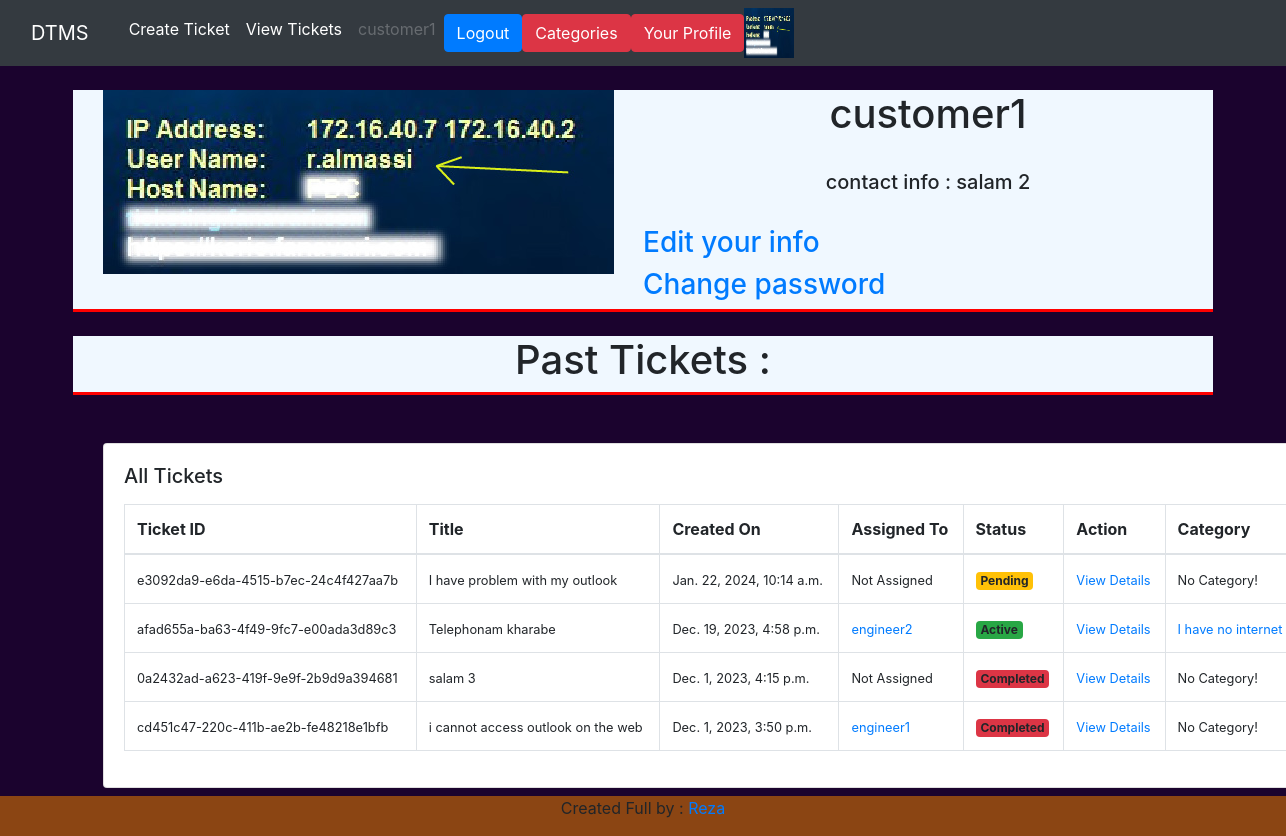
Page /accounts/customer1 (signed in) on the earlier database version.
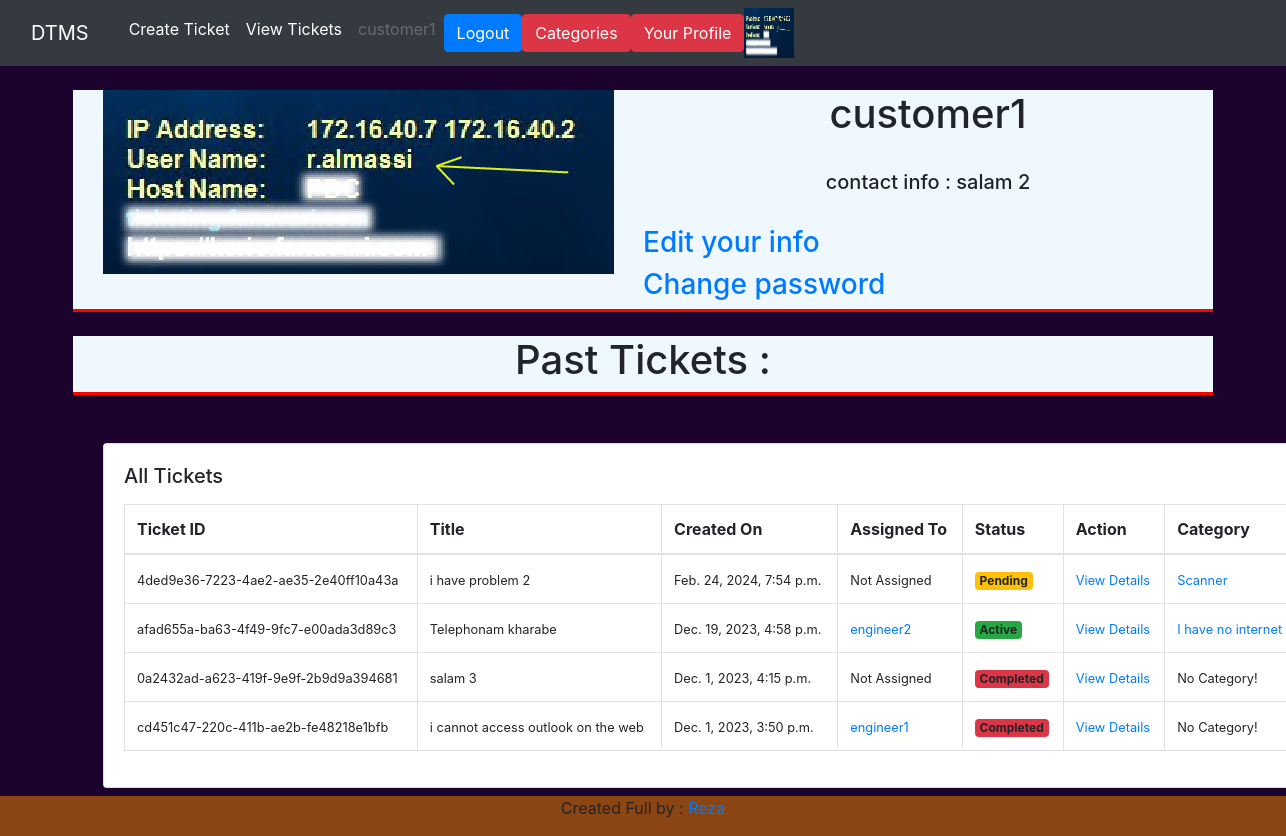
Same page on the later database version.
### users/models.py (models this page shows)
class User(AbstractUser):
    mode_choices = (
        ('engineer' , 'engineer'),
        ('customer', 'customer'),
    )
    is_customer = models.BooleanField(default=False)
    is_engineer = models.BooleanField(default=False)
    site = models.ForeignKey(Site ,on_delete=models.DO_NOTHING, null=True , blank=True)
    ssites = models.ManyToManyField(Site, related_name='ssites')
    contact = models.CharField(max_length=200,null=True , blank=True)
    image = models.ImageField(upload_to='profilepics', blank=True , null=True)
    def __str__(self) :
        return self.username

### ticket/models.py (models this page shows, shortened)
class Ticket(models.Model):
    status_choices = (
        ('Active' , 'Active'),
        ('Completed', 'Completed'),
        ('Pending' , 'Pending'),
    )
    mode_choices = (
        ('Incident' , 'Incident'),
        ('New Service', 'New Service'),
    )
    number = models.UUIDField(default=uuid.uuid4)
    title = models.CharField(max_length=100)
    description = models.TextField()
    created_by = models.ForeignKey(User, on_delete=models.CASCADE , related_name='created_by')
    date_created = models.DateTimeField(auto_now_add=True)
    assigned_to = models.ForeignKey(User, on_delete=models.SET_NULL, null=True , blank=True)
    is_resolved = models.BooleanField(default=False)
    accepted_date = models.DateTimeField(null=True, blank=True)
    closed_date = models.DateTimeField(null=True , blank=True)
    ticket_status = models.CharField(max_length=15 , choices=status_choices)
    solver = models.ForeignKey(User , related_name='solver',on_delete=models.SET_NULL, null=True , blank=True )
    site = models.ForeignKey(Site ,on_delete=models.SET_NULL, null=True , blank=True )
    category = models.ForeignKey(Category ,on_delete=models.SET_NULL, null=True , blank=True )
    solution = models.ForeignKey(Solution , on_delete=models.SET_NULL, null=True , blank=True)

### solutions/models.py (models this page shows, shortened)
class Category(models.Model):
    title = models.CharField(max_length=100, unique=True)
    description = models.TextField()
    date_created = models.DateTimeField(auto_now_add=True)
    slug = models.SlugField(max_length=255, unique=True , blank=True , null=True)
    parent = models.ForeignKey("self" , on_delete=models.CASCADE,  blank=True , null=True )
    class Meta :
        ordering = ('title',)
        verbose_name_plural = 'Categories'
    def __str__(self) :
        return self.title

### users/views.py (the view)
# urls.py: 2. Add a URL to urlpatterns:  path('', views.home, name='home')
@login_required
def home(request , slug):
    user = get_object_or_404(User , username=slug)
    tickets = Ticket.objects.filter(created_by = user).order_by('-date_created')
    friends = User.objects.filter(is_engineer = True).exclude(username = slug)
    solutions = Solution.objects.filter(owner = user)
    return render(request , 'users/home_customer.html' , {
        'user' : user,
        'friends': friends,
        'solutions' : solutions,
        'tickets' : tickets,
    })

### templates/users/home_customer.html (shortened to what this page needs)
{% extends 'base.html' %}
{% load widget_tweaks %}
{% block content %}
    <div class="row" style="text-align: center; border-bottom: solid red; background-color: aliceblue;">
        <div class="col-md-6">
            {% if user.image %}
            <img src="{{ user.image.url }}" class="rounded-xl" />
            {% else %}
            <h1 style="color: red;">
                No Profile Picture!
            </h1>
            {% endif %}
        </div>
        <div class="col-md-6">
            <h1>
                {{ user.username }}
            </h1>
            <br>
            <h5>
                contact info : {{ user.contact }}
            </h5>
            <br>
            {% if request.user == user %}
                <div class="row">
                    <h3>
                        <a href="{% url 'update-profile' %}">
                            Edit your info
                        </a>
                    </h3>
                </div>
                <div class="row">
                    <h3>
                        <a href="{% url 'update-password' %}">
                            Change password
                        </a>
                    </h3>
                </div>
            {% endif %}
        </div>
    </div>
    {% if user.is_customer %}
        <br>
        <div class="row" style="text-align: center; border-bottom: solid red; background-color: aliceblue;">
            <div class="col-md-12">
                <h1 style="background-color: aliceblue;">
                    Past Tickets :
                </h1>
            </div>
        </div>
        <div class="container mt-5">
            <div class="card mx-auto" style="width: 76rem;">
                <div class="card-body">
                    <h5 class="card-title mb-3">All Tickets</h5>
                    <table class="table table-bordered">
                        <thead>
                            <tr>
                                <th scope="col">Ticket ID</th>
                                <th scope="col">Title</th>
                                <th scope="col">Created On</th>
                                <th scope="col">Assigned To</th>
                                <th scope="col">Status</th>
                                <th scope="col">Action</th>
                                <th scope="col">Category</th>
                            </tr>
                        </thead>
                        <tbody>
                            {% for ticket in tickets %}
                                <tr>
                                    <td><small>{{ ticket.number }}</small></td>
                                    <td><small>{{ ticket.title }}</small></td>
                                    <td><small>{{ ticket.date_created }}</small></td>
                                    {% if ticket.assigned_to %}
                                        <td><small><a href="{% url 'home' ticket.assigned_to.username %}">{{ ticket.assigned_to }}</a></small></td>
                                    {% else %}
                                        <td><small>Not Assigned</small></td>
                                    {% endif %}
                                    {% if ticket.ticket_status == 'Active' %}
                                        <td><span class="badge bg-success">Active</span></td>
                                    {% elif ticket.ticket_status == 'Pending' %}
                                        <td><span class="badge bg-warning">Pending</span></td>
                                    {% elif ticket.ticket_status == 'Completed' %}
                                        <td><span class="badge bg-danger">Completed</span></td>
                                    {% endif %}
                                        <td><small><a href="{% url 'ticket-details' ticket.number %}">View Details</a></small></td>
                                    {% if ticket.category %}
                                        <td><small><a href="{% url 'category' ticket.category.pk %}">{{ticket.category}}</a></small>
                                    </td>
                                    {% else %}
                                    <td><small>No Category!</small></td>
                                    {% endif %}
                                </tr>
                            {% endfor %}
                        </tbody>
                    </table>
                </div>
            </div>
        </div>
    {% endif %}
{% endblock content %}

### templates/base.html (shortened to what this page needs)
<!DOCTYPE html>
<html lang="en">
<head>
    <link rel="stylesheet" href="https://cdn.jsdelivr.net/npm/bootstrap@4.4.1/dist/css/bootstrap.min.css"
>
</head>
<body style="background-color: rgb(27, 3, 46);">
    {% if request.user.is_customer %}
        <nav class="navbar navbar-expand-lg navbar-dark bg-dark">
            <div class="container-fluid">
                <a class="navbar-brand" href="/">DTMS</a>
                <div class="collapse navbar-collapse" id="navbarSupportedContent">
                    <ul class="navbar-nav me-auto mb-2 mg-lg-0">
                        <li>
                            <a class="nav-link active" aria-current="page" href="/"></a>
                        </li>
                        <li class="nav-item">
                            <a class="nav-link active" aria-current="page" href="{% url 'create-ticket' %}">Create Ticket</a>
                        </li>
                        <li class="nav-item">
                            <a class="nav-link active" aria-current="page" href="{% url 'all-tickets' %}">View Tickets</a>
                        </li>
                        <li class="nav-item">
                            <a class="nav-link disabled"  href="#" tabindex="-1" aria-disabled="true" >{{request.user.username}}</a>
                        </li>
                    </ul>
                    <a href="{% url 'logout' %}" class="btn btn-primary me-2">Logout</a>
                    <a href="{% url 'categories' %}" class="btn btn-danger me-2">Categories</a>
                    <a href="{% url 'home' request.user.username %}" class="btn btn-danger me-2">Your Profile</a>
                    <img src="{{request.user.image.url}}" alt="" style="width: 50px; height: 50px;">
                </div>
            </div>
        </nav>
    {% endif %}
    <div class="container">
        <br>
        {% block content %}
        {% endblock content %}
    </div>
    <br>
    <br>
    <div style="position: fixed; bottom: 0px; width: 100%; text-align: center; background-color: saddlebrown;">
        <p>Created Full by : <a href="https://t.me/rezacs">Reza</a></p>
    </div>
</body>
</html>

Differences in the rows shown:
removed Ticket: number "e3092da9-e6da-4515-b7ec-24c4f427aa7b", title "I have problem with my outlook", date_created "Jan. 22, 2024, 10:14 a.m.", shows "Not Assigned", ticket_status "Pending", shows "No Category!"
added Ticket: number "4ded9e36-7223-4ae2-ae35-2e40ff10a43a", title "i have problem 2", date_created "Feb. 24, 2024, 7:54 p.m.", shows "Not Assigned", ticket_status "Pending", category "Scanner"
